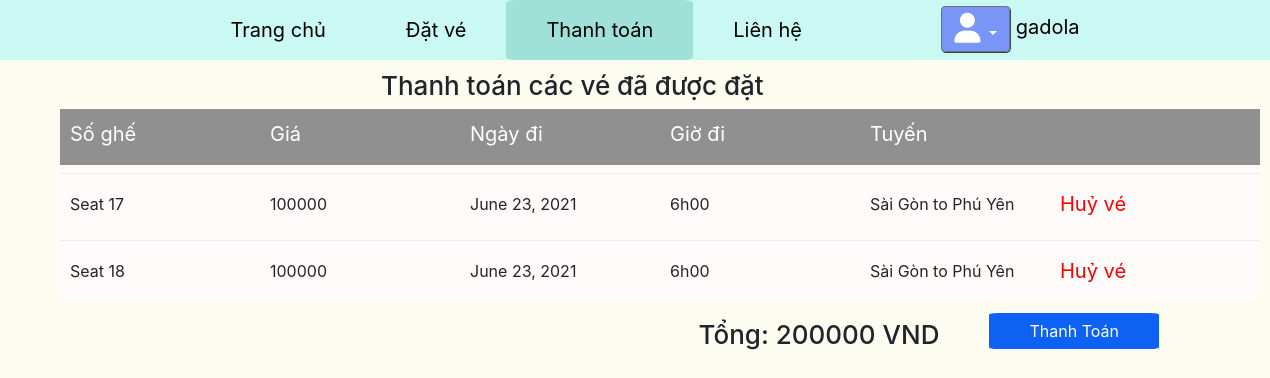
Screenshot of /thanhtoan/ (signed in) with the database file from the repository.
### core/models.py (models this page shows, shortened)
class BillDetail(models.Model):
    bill = models.ForeignKey(Bill, related_name="bills", on_delete=models.CASCADE)
    ticket = models.ForeignKey(Ticket, related_name="tickets", on_delete=models.CASCADE)
    status = models.CharField(default="", max_length = 50, null=True,blank=True)

class Ticket(models.Model):
    seat = models.IntegerField(choices = SEAT_TICKET_CHOICE)
    cost = models.IntegerField(choices = COST_CHOICE, default = 100000)
    type = models.CharField(choices = TYPE_TICKET_CHOICE, max_length=1, default='N')
    schedule = models.ForeignKey(Schedule, on_delete=models.CASCADE, related_name="schedules")
    status = models.CharField(choices = STATUS_TICKET_CHOICE, default = 'F', max_length = 1)

class Schedule(models.Model):
    train = models.ForeignKey(Train, related_name='trains', on_delete=models.CASCADE)
    start_day = models.DateField(auto_now=False, auto_now_add=False)
    start_time = models.TimeField(choices=TIME_SCHEDULE_CHOICE)
    route = models.ForeignKey(Route, related_name='routes', on_delete=models.CASCADE)
    status = models.CharField(default = "", max_length=50, null=True,blank=True)

class Route(models.Model):
    departure = models.ForeignKey(Station, related_name='stations_departure', on_delete=models.CASCADE)
    destination = models.ForeignKey(Station, related_name='stations_destination', on_delete=models.CASCADE)
    def __str__(self) -> str:
        return self.departure.name + " to " + self.destination.name

class Station(models.Model):
    name = models.CharField(default = "", max_length = 50)
    address = models.CharField(default = "",max_length = 255)

class Bill(models.Model):
    user = models.ForeignKey(User, on_delete = models.CASCADE)
    date = models.DateField(auto_now_add = True)
    total = models.IntegerField(default=100000)
    status = models.CharField(choices = STATUS_BILL_CHOICE, default="UNPAID", max_length=10)

### core/views.py (the view)
# urls.py: path('thanhtoan/',views.thanhToan, name="thanhtoan"),
@login_required
def thanhToan(request):
    bill = Bill.objects.filter(user = request.user, status = 'UNPAID').first()
    if(bill != None):
        bill_details = bill.bills.all()
    else:
        bill_details = None
    context= {
        'bill_details':bill_details,
        'bill':bill,
    }
    return render(request, 'core/thanhtoan.html',context)

### core/templates/core/thanhtoan.html (shortened to what this page needs)
{% extends 'core/base.html' %}
{% load static %}
{% block head %}
<link rel="stylesheet" href="{% static 'css/scss/thanhToan.css' %}">
{% endblock head %}
{% block contain %}
    <h2>Thanh toán các vé đã được đặt</h2>
    {% if bill.id != None %}
        <div class="container_detail colorHeader_menu">
                <p>Số ghế</p>
                <p>Giá</p>
                <p>Ngày đi</p>
                <p>Giờ đi</p>
                <p>Tuyến</p>
                <p></p>
        </div>
        {% for bill_detail in bill_details %}
            <div class="container_detail">
                <div class="dropdown-divider"></div>
                <div class="dropdown-divider"></div>
                <div class="dropdown-divider"></div>
                <div class="dropdown-divider"></div>
                <div class="dropdown-divider"></div>
                <div class="dropdown-divider"></div>
                <p>{{bill_detail.ticket.get_seat_display}}</p>
                <p> {{bill_detail.ticket.cost}}</p>
                <p> {{bill_detail.ticket.schedule.start_day}}</p>
                <p> {{bill_detail.ticket.schedule.get_start_time_display}}</p>
                <p> {{bill_detail.ticket.schedule.route}}</p>
                <a href="{% url 'huyve' bill_detail.id %}"> Huỷ vé</a>
            </div>
        {% endfor %}
        <div class="payment">
            <h2>Tổng: {{bill.total}} VND</h2>
            <buton><a href="{% url 'xulythanhtoan' bill.id %}">Thanh Toán</a><buton>
        </div>
    {% else %}
    <div class="text-center">
        <p>Bạn chưa có hoá đơn nào cần thanh toán! <a href="{% url 'datve' %}">Đặt vé ngay</a></p>
    </div>
    {% endif %}
{% endblock contain %}

### core/templates/core/base.html (shortened to what this page needs)
{% load static %}
<!DOCTYPE html>
<html lang="en">
  <head>
    <link rel="stylesheet" href="https://stackpath.bootstrapcdn.com/bootstrap/4.3.1/css/bootstrap.min.css">
    <link rel="stylesheet" href="{% static 'css/base1.css' %}">
    {% block head %}
    {% endblock head %}
  </head>
  <body>
    <header>
        <div class="container_header">
            <div class="container_menu">
                <ul class="menu_header">
                    <li class="item_header"><a href="{% url 'index' %}">Trang chủ</a></li>
                    <li class="item_header"><a href="{% url 'datve' %}">Đặt vé</a></li>
                    <li class="item_header"><a href="{% url 'thanhtoan' %}">Thanh toán</a></li>
                    <li class="item_header"><a href="https://www.facebook.com/CoktailDail/">Liên hệ</a></li>
                </ul>
            </div>
            {% if user.username  %}
                <div class="contain_login">
                    <div class="dropdown open">
                        <button class="btn btn-secondary dropdown-toggle btnProfile" type="button" id="triggerId" data-toggle="dropdown" aria-haspopup="true"
                                aria-expanded="false">
                                    <i class="fas fa-user userSize"></i>
                                </button>
                        <span style="color: rgb(0, 0, 0);">{{user.username}}</span>
                    </div>
                </div>
            {% else %}
                <a style="color:white; text-decoration: none; font-size: 25px;" href ="{% url 'login' %}">
                    Login
                </a>
            {% endif %}
        </div>
    </header>
    {% block contain %}{% endblock contain %}
    <div class="container_animation">
    </div>
  </body>
</html>

### static/css/base1.css (style rules this page uses)
.activePage { background-color: #9fe0d7; }
.activePage a { color: blue; }
* { margin: 0; padding: 0; box-sizing: border-box; }
body { max-width: 100vw; max-height: 100vh; background: #fdfcf0; }
header { height: 60px; background: #caf8f3; }
header .container_header { width: 70%; margin: auto; display: flex; justify-content: space-between; }
header .container_header .container_menu { text-align: center; }
header .container_header .container_menu .menu_header { display: flex; justify-content: space-between; }
header .container_header .container_menu .menu_header .item_header { font-size: 20px; list-style: none; padding: 15px 40px; transition: 0.7s; border-radius: 5%; }
header .container_header .container_menu .menu_header .item_header a { color: black; text-decoration: none; transition: 0.5s; }
header .container_header .contain_login { padding-top: 6px; font-size: 20px; }
header .container_header .contain_login div .btnProfile { background: rgba(0, 0, 255, 0.4); -webkit-box-shadow: black 0.5px 0.5px 0.5px 0.2px; box-shadow: black 0.5px 0.5px 0.5px 0.2px; }
header .container_header .contain_login div .btnProfile .userSize { font-size: 30px; }

### static/css/scss/thanhToan.css (style rules this page uses)
h2 { font-size: 26px; margin-left: 30%; margin-top: 10px; }
.container_detail { width: 1200px; margin-left: 60px; display: -ms-grid; display: grid; -ms-grid-columns: (200px)[6]; grid-template-columns: repeat(6, 200px); background: #fffbfb; }
.container_detail p { padding-left: 10px; padding-top: 10px; }
.container_detail a { text-decoration: none; line-height: 45px; font-size: 20px; color: red; }
.payment { display: -webkit-box; display: -ms-flexbox; display: flex; -webkit-box-orient: horizontal; -webkit-box-direction: normal; -ms-flex-direction: row; flex-direction: row; margin-top: 10px; }
.payment h2 { margin-left: 55%; }
.payment a { text-decoration: none; background: #0d62f3; border-radius: 5%; color: white; padding: 8px 40px; width: 170px; margin-left: 50px; line-height: 45px; }
.colorHeader_menu { background: #909090; font-size: 20px; color: white; }

### rows the page displays
BillDetail: ticket.seat "Seat 17", ticket.cost "100000", ticket.schedule.start_day "June 23, 2021", ticket.schedule.start_time "6h00", ticket.schedule.route "Sài Gòn to Phú Yên"
BillDetail: ticket.seat "Seat 18", ticket.cost "100000", ticket.schedule.start_day "June 23, 2021", ticket.schedule.start_time "6h00", ticket.schedule.route "Sài Gòn to Phú Yên"
Bill: total "200000"

### other values shown
{{ user.username }} "gadola"
